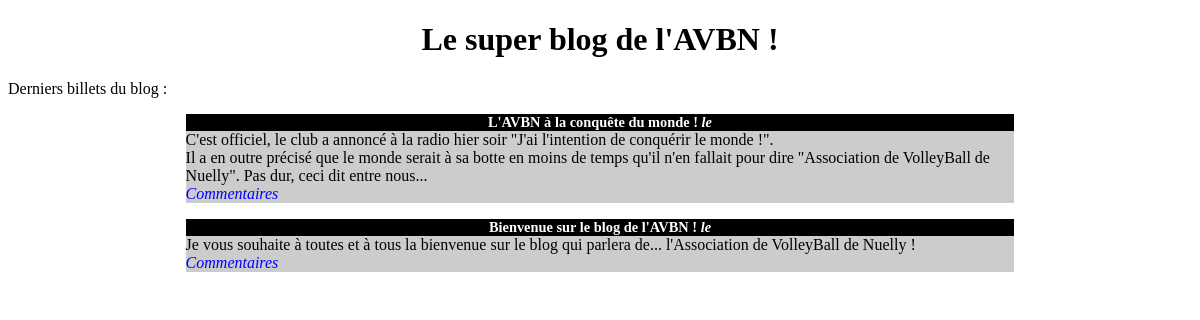
/blog/index.php, run on the app's committed database.
### tables this page shows
CREATE TABLE `posts` (
  `post_id` int(11) NOT NULL,
  `post_title` varchar(255) NOT NULL,
  `post_content` text NOT NULL,
  `post_date_create` datetime NOT NULL
);

### blog/index.php (called while the page is built)
<?php
require('src/model.php');
$posts = getPosts();
require('templates/homepage.php');
?>

### blog/src/model.php (called while the page is built, shortened)
<?php
function getPosts() {
   $database = bddConnect();
   $statement = $database->query(
      "SELECT post_id, post_title, post_content, DATE_FORMAT(post_date_create, '%d/%m/%Y à %Hh%imin%ss') AS post_date_create FROM posts ORDER BY post_date_create DESC LIMIT 0, 5"
   );
   $posts = [];
   while (($row = $statement->fetch())) {
      $post = [
         'post_title' => $row['post_title'],
         'post_content' => $row['post_content'],
         'post_create_date' => $row['post_date_create'],
         'post_id' => $row['post_id'],
      ];
      $posts[] = $post;
   }
   return $posts;
}
function bddConnect()
{
	try {
      $database = new PDO('mysql:host=localhost;dbname=p5_mvc_php;charset=utf8', 'root', 'root');
    	return $database;
	} catch(Exception $e) {
    	die('Erreur : '.$e->getMessage());
	}
}

### blog/templates/homepage.php (the view, shortened to what this page needs)
<!DOCTYPE html>
<html>
	<head>
    	<link href="style.css" rel="stylesheet" />
	</head>
	<body>
    	<h1>Le super blog de l'AVBN !</h1>
    	<p>Derniers billets du blog :</p>
    	<?php
    	foreach ($posts as $post) {
    	?>
        	<div class="news">
            	<h3>
                	<?= htmlspecialchars($post['post_title']); ?>
                	<em>le <?= $post['post_date_create']; ?></em>
            	</h3>
            	<p>
                	<?= nl2br(htmlspecialchars($post['post_content']));
                	?>
                	<br />
                	<em><a href="post.php?id=<?= urlencode($post['post_id']) ?>">Commentaires</a></em>
            	</p>
        	</div>
    	<?php
    	}
    	?>
	</body>
</html>

### blog/style.css (style rules this page uses)
h1, h3 { text-align:center; }
h3 { background-color:black; color:white; font-size:0.9em; margin-bottom:0px; }
.news p { background-color:#CCCCCC; margin-top:0px; }
.news { width:70%; margin:auto; }
a { text-decoration: none; color: blue; }

### data on the page
posts: post_title "L'AVBN à la conquête du monde !", post_content "C'est officiel, le club a annoncé à la radio hier soir \"J'ai l'intention de conquérir le monde !\". Il a en outre précisé que le monde serait à sa botte en moins de temps qu'il n'en fallait pour dire \"Association de VolleyBall de Nuelly\". Pas dur, ceci dit entre nous..."
posts: post_title "Bienvenue sur le blog de l'AVBN !", post_content "Je vous souhaite à toutes et à tous la bienvenue sur le blog qui parlera de... l'Association de VolleyBall de Nuelly !"
